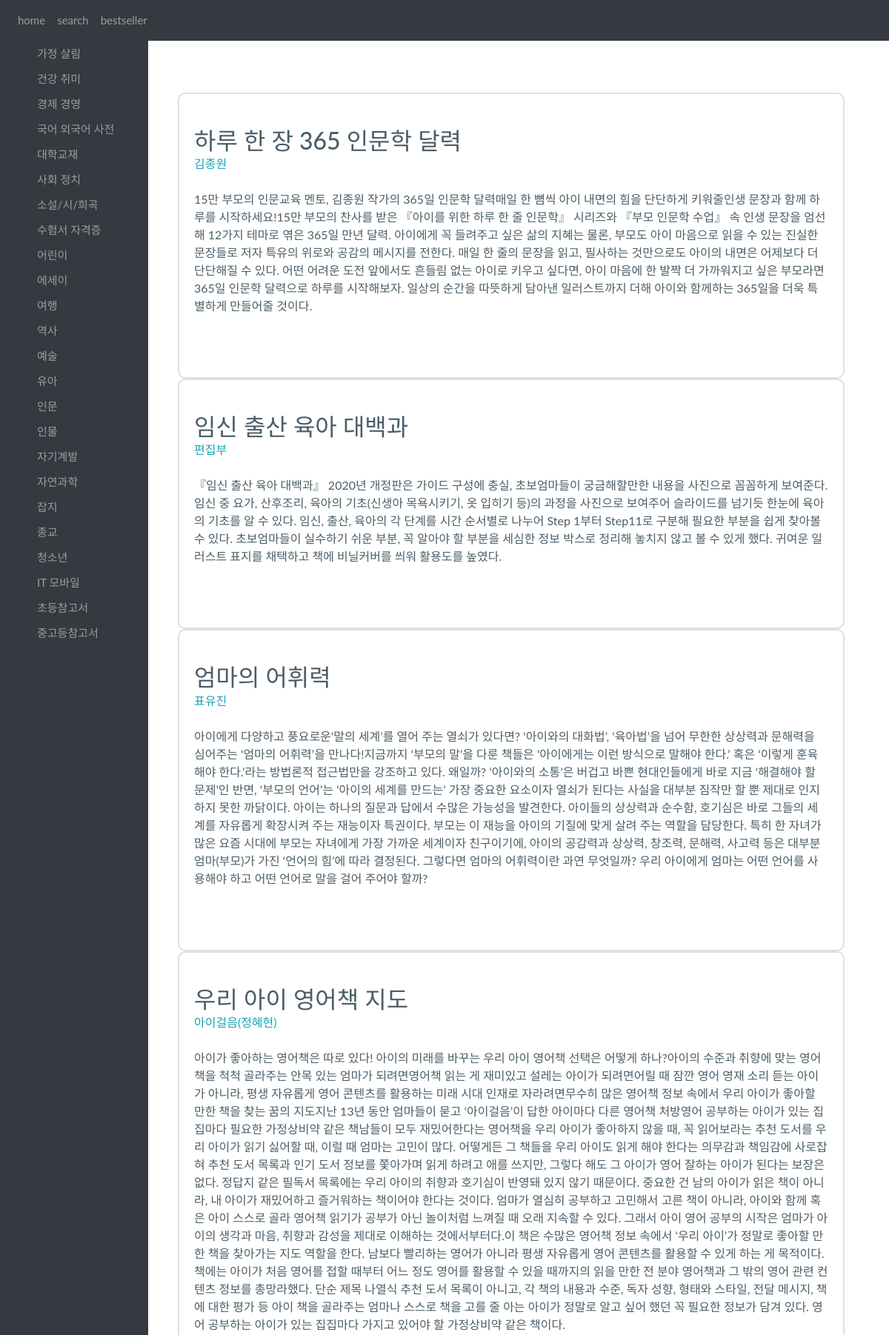
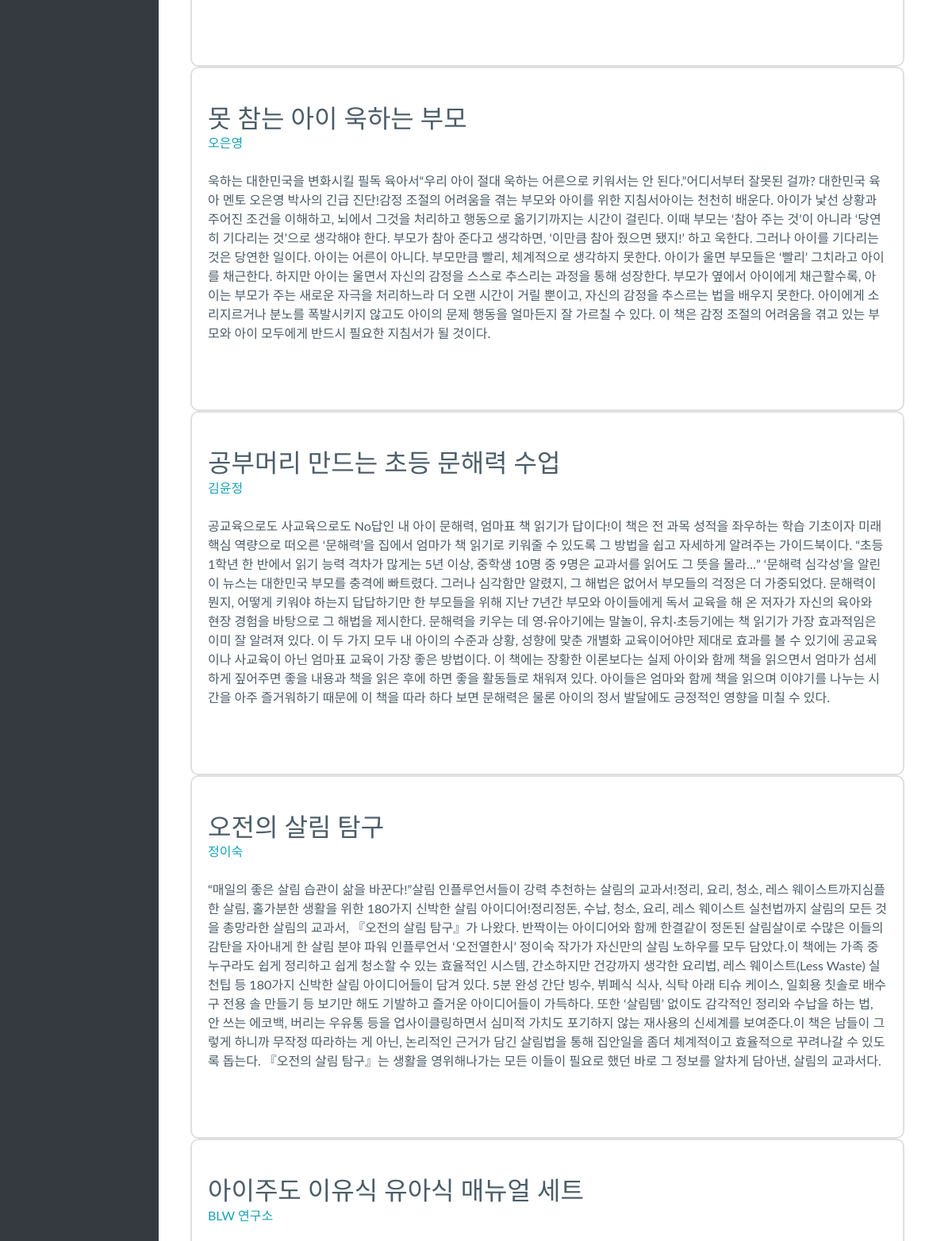
Screenshot of /category/001001001 (upper part) with the database file from the repository (2 pictures, top to bottom).
### category/models.py (models this page shows)
class CategoryOne(models.Model):
    name = models.CharField(max_length=100)
    author = models.CharField(max_length=100)
    description = models.TextField()

### category/views.py (the view)
# urls.py: path('category/001001001', category.views.one, name='one'),
def one(request):
    homes = CategoryOne.objects
    return render(request, 'category/category.html', {'home': homes})

### category/templates/category/category.html (shortened to what this page needs)
{% extends 'category/base.html' %}
{% block content %}
<body>
 {% for home in home.all%}
    <div class="col-md-4 mb-3 mb-md-0">
        <div class="card h-100 py-3">
          <div class="card-body my-2">
            <div class="d-flex align-items-center">
              <div class="flex-1 align-items-center">
                <h2 class="mb-0 fs--1 text-1000 fw-medium">{{home.name}}</h2>
                <p class="fs--2 fw-normal text-info mb-0">{{home.author}}</p><br/>
              </div>
            </div>
            <p class="card-text ps-7 ps-md-0 ps-xl-7 pt-md-4 pt-lg-3 pt-xl-0">{{home.description}}</p><br/>
          </div>
        </div>
    </div>
{%endfor%}
</body>
{% endblock  %}

### category/templates/category/base.html (style rules this page uses)
body { margin: 0px; background-color: #F0EDCC; }

### category/templates/category/category.html (style rules this page uses)
.card { border: 0; }
.py-3 { padding-top: 1rem !important; padding-bottom: 1rem !important; }
.h-100 { height: 100% !important; width: 75vw !important; }
.card { position: relative; display: -webkit-box; display: -ms-flexbox; display: flex; -webkit-box-orient: vertical; -webkit-box-direction: normal; -ms-flex-direction: column; flex-direction: column; min-width: 0; word-wrap: break-word; background-color: #fff; background-clip: border-box; border: 2px solid rgba(0,0,0,0.125); border-radius: .625rem; }
body { -webkit-font-smoothing: antialiased; -moz-osx-font-smoothing: grayscale; position: relative; }
body { margin: 0; font-family: "Lato",-apple-system,BlinkMacSystemFont,"Segoe UI","Helvetica Neue",Arial,sans-serif,"Apple Color Emoji","Segoe UI Emoji","Segoe UI Symbol"; font-size: 1rem; font-weight: 400; line-height: 1.5; color: #4B5D68; background-color: #fff; -webkit-text-size-adjust: 100%; -webkit-tap-highlight-color: rgba(0,0,0,0); }
:root { --bs-blue: #5F37EF; --bs-indigo: #727cf5; --bs-purple: #9C69E2; --bs-pink: #F063B8; --bs-red: #EF4358; --bs-orange: #F56538; --bs-yellow: #FFBA49; --bs-green: #68C9BA; --bs-teal: #299EF3; --bs-cyan: #38B0F5; --bs-white: #fff; --bs-gray: #94A2B3; --bs-gray-dark: #4B5D68; --bs-primary: #5F37EF; --bs-secondary: #299EF3; --bs-success: #68C9BA; --bs-info: #9C69E2; --bs-warning: #FFBA49; --bs-danger: #F063B8; --bs-light: #f9fafd; --bs-dark: #0b1727; --bs-font-sans-serif: "Lato", "Poppins", -apple-system, BlinkMacSystemFont, "Segoe UI", "Helvetica Neue", Arial, sans-serif, "Apple Color Emoji", "Segoe UI Emoji", "Segoe UI Symbol"; --bs-font-monospace: "SFMono-Regular", Menlo, Monaco, Consolas, "Liberation Mono", "Courier New", monospace; --bs-gradient: linear-gradient(180deg, rgba(255,255,255,0.15), rgba(255,255,255,0)); }

### rows the page displays
CategoryOne: name "하루 한 장 365 인문학 달력", author "김종원", description "15만 부모의 인문교육 멘토, 김종원 작가의 365일 인문학 달력매일 한 뼘씩 아이 내면의 힘을 단단하게 키워줄인생 문장과 함께 하루를 시작하세요!15만 부모의 찬사를 받은 『아이를 위한 하루 한 줄 인문학』 시리즈와 『부모 인문학 수업』 속 인생 문장을 엄선해 12가지 테마로 엮은 365일 만년 달력. 아이에게 꼭 들려주고 싶은 삶의 지혜는 물론, 부모도 아이 마음으로 읽을 수 있는 진실한 문장들로 저자 특유의 위로와 공감의 메시지를 전한다. 매일 한 줄의 문장을 읽고, 필사하는 것만으로도 아이의 내면은 어제보다 더 단단해질 수 있다. 어떤 어려운 도전 앞에서도 흔들림 없는 아이로 키우고 싶다면, 아이 마음에 한 발짝 더 가까워지고 싶은 부모라면 365일 인문학 달력으로 하루를 시작해보자. 일상의 순간을 따뜻하게 담아낸 일러스트까지 더해 아이와 함께하는 365일을 더욱 특별하게 만들어줄 것이다."
CategoryOne: name "임신 출산 육아 대백과", author "편집부", description "『임신 출산 육아 대백과』 2020년 개정판은 가이드 구성에 충실, 초보엄마들이 궁금해할만한 내용을 사진으로 꼼꼼하게 보여준다. 임신 중 요가, 산후조리, 육아의 기초(신생아 목욕시키기, 옷 입히기 등)의 과정을 사진으로 보여주어 슬라이드를 넘기듯 한눈에 육아의 기초를 알 수 있다. 임신, 출산, 육아의 각 단계를 시간 순서별로 나누어 Step 1부터 Step11로 구분해 필요한 부분을 쉽게 찾아볼 수 있다. 초보엄마들이 실수하기 쉬운 부분, 꼭 알아야 할 부분을 세심한 정보 박스로 정리해 놓치지 않고 볼 수 있게 했다. 귀여운 일러스트 표지를 채택하고 책에 비닐커버를 씌워 활용도를 높였다."
CategoryOne: name "엄마의 어휘력", author "표유진", description "아이에게 다양하고 풍요로운‘말의 세계’를 열어 주는 열쇠가 있다면? ‘아이와의 대화법’, ‘육아법’을 넘어 무한한 상상력과 문해력을 심어주는 ‘엄마의 어휘력’을 만나다!지금까지 ‘부모의 말’을 다룬 책들은 ‘아이에게는 이런 방식으로 말해야 한다.’ 혹은 ‘이렇게 훈육해야 한다.’라는 방법론적 접근법만을 강조하고 있다. 왜일까? ‘아이와의 소통’은 버겁고 바쁜 현대인들에게 바로 지금 ‘해결해야 할 문제’인 반면, ‘부모의 언어’는 ‘아이의 세계를 만드는’ 가장 중요한 요소이자 열쇠가 된다는 사실을 대부분 짐작만 할 뿐 제대로 인지하지 못한 까닭이다. 아이는 하나의 질문과 답에서 수많은 가능성을 발견한다. 아이들의 상상력과 순수함, 호기심은 바로 그들의 세계를 자유롭게 확장시켜 주는 재능이자 특권이다. 부모는 이 재능을 아이의 기질에 맞게 살려 주는 역할을 담당한다. 특히 한 자녀가 많은 요즘 시대에 부모는 자녀에게 가장 가까운 세계이자 친구이기에, 아이의 공감력과 상상력, 창조력, 문해력, 사고력 등은 대부분 엄마(부모)가 가진 ‘언어의 힘’에 따라 결정된다. 그렇다면 엄마의 어휘력이란 과연 무엇일까? 우리 아이에게 엄마는 어떤 언어를 사용해야 하고 어떤 언어로 말을 걸어 주어야 할까?"
CategoryOne: name "우리 아이 영어책 지도", author "아이걸음(정혜현)", description "아이가 좋아하는 영어책은 따로 있다! 아이의 미래를 바꾸는 우리 아이 영어책 선택은 어떻게 하나?아이의 수준과 취향에 맞는 영어책을 척척 골라주는 안목 있는 엄마가 되려면영어책 읽는 게 재미있고 설레는 아이가 되려면어릴 때 잠깐 영어 영재 소리 듣는 아이가 아니라, 평생 자유롭게 영어 콘텐츠를 활용하는 미래 시대 인재로 자라려면무수히 많은 영어책 정보 속에서 우리 아이가 좋아할 만한 책을 찾는 꿈의 지도지난 13년 동안 엄마들이 묻고 ‘아이걸음’이 답한 아이마다 다른 영어책 처방영어 공부하는 아이가 있는 집집마다 필요한 가정상비약 같은 책남들이 모두 재밌어한다는 영어책을 우리 아이가 좋아하지 않을 때, 꼭 읽어보라는 추천 도서를 우리 아이가 읽기 싫어할 때, 이럴 때 엄마는 고민이 많다. 어떻게든 그 책들을 우리 아이도 읽게 해야 한다는 의무감과 책임감에 사로잡혀 추천 도서 목록과 인기 도서 정보를 쫓아가며 읽게 하려고 애를 쓰지만, 그렇다 해도 그 아이가 영어 잘하는 아이가 된다는 보장은 없다. 정답지 같은 필독서 목록에는 우리 아이의 취향과 호기심이 반영돼 있지 않기 때문이다. 중요한 건 남의 아이가 읽은 책이 아니라, 내 아이가 재밌어하고 즐거워하는 책이어야 한다는 것이다. 엄마가 열심히 공부하고 고민해서 고른 책이 아니라, 아이와 함께 혹은 아이 스스로 골라 영어책 읽기가 공부가 아닌 놀이처럼 느껴질 때 오래 지속할 수…"
CategoryOne: name "못 참는 아이 욱하는 부모", author "오은영", description "욱하는 대한민국을 변화시킬 필독 육아서“우리 아이 절대 욱하는 어른으로 키워서는 안 된다.”어디서부터 잘못된 걸까? 대한민국 육아 멘토 오은영 박사의 긴급 진단!감정 조절의 어려움을 겪는 부모와 아이를 위한 지침서아이는 천천히 배운다. 아이가 낯선 상황과 주어진 조건을 이해하고, 뇌에서 그것을 처리하고 행동으로 옮기기까지는 시간이 걸린다. 이때 부모는 ‘참아 주는 것’이 아니라 ‘당연히 기다리는 것’으로 생각해야 한다. 부모가 참아 준다고 생각하면, ‘이만큼 참아 줬으면 됐지!’ 하고 욱한다. 그러나 아이를 기다리는 것은 당연한 일이다. 아이는 어른이 아니다. 부모만큼 빨리, 체계적으로 생각하지 못한다. 아이가 울면 부모들은 ‘빨리’ 그치라고 아이를 채근한다. 하지만 아이는 울면서 자신의 감정을 스스로 추스리는 과정을 통해 성장한다. 부모가 옆에서 아이에게 채근할수록, 아이는 부모가 주는 새로운 자극을 처리하느라 더 오랜 시간이 거릴 뿐이고, 자신의 감정을 추스르는 법을 배우지 못한다. 아이에게 소리지르거나 분노를 폭발시키지 않고도 아이의 문제 행동을 얼마든지 잘 가르칠 수 있다. 이 책은 감정 조절의 어려움을 겪고 있는 부모와 아이 모두에게 반드시 필요한 지침서가 될 것이다."
CategoryOne: name "공부머리 만드는 초등 문해력 수업", author "김윤정", description "공교육으로도 사교육으로도 No답인 내 아이 문해력, 엄마표 책 읽기가 답이다!이 책은 전 과목 성적을 좌우하는 학습 기초이자 미래 핵심 역량으로 떠오른 ‘문해력’을 집에서 엄마가 책 읽기로 키워줄 수 있도록 그 방법을 쉽고 자세하게 알려주는 가이드북이다. “초등 1학년 한 반에서 읽기 능력 격차가 많게는 5년 이상, 중학생 10명 중 9명은 교과서를 읽어도 그 뜻을 몰라…” ‘문해력 심각성’을 알린 이 뉴스는 대한민국 부모를 충격에 빠트렸다. 그러나 심각함만 알렸지, 그 해법은 없어서 부모들의 걱정은 더 가중되었다. 문해력이 뭔지, 어떻게 키워야 하는지 답답하기만 한 부모들을 위해 지난 7년간 부모와 아이들에게 독서 교육을 해 온 저자가 자신의 육아와 현장 경험을 바탕으로 그 해법을 제시한다. 문해력을 키우는 데 영·유아기에는 말놀이, 유치·초등기에는 책 읽기가 가장 효과적임은 이미 잘 알려져 있다. 이 두 가지 모두 내 아이의 수준과 상황, 성향에 맞춘 개별화 교육이어야만 제대로 효과를 볼 수 있기에 공교육이나 사교육이 아닌 엄마표 교육이 가장 좋은 방법이다. 이 책에는 장황한 이론보다는 실제 아이와 함께 책을 읽으면서 엄마가 섬세하게 짚어주면 좋을 내용과 책을 읽은 후에 하면 좋을 활동들로 채워져 있다. 아이들은 엄마와 함께 책을 읽으며 이야기를 나누는 시간을 아주 즐거워하기 때문에 이 책을 따라 하다 보면 문해력은 물론 아이의…"
CategoryOne: name "오전의 살림 탐구", author "정이숙", description "“매일의 좋은 살림 습관이 삶을 바꾼다!”살림 인플루언서들이 강력 추천하는 살림의 교과서!정리, 요리, 청소, 레스 웨이스트까지심플한 살림, 홀가분한 생활을 위한 180가지 신박한 살림 아이디어!정리정돈, 수납, 청소, 요리, 레스 웨이스트 실천법까지 살림의 모든 것을 총망라한 살림의 교과서, 『오전의 살림 탐구』가 나왔다. 반짝이는 아이디어와 함께 한결같이 정돈된 살림살이로 수많은 이들의 감탄을 자아내게 한 살림 분야 파워 인플루언서 ‘오전열한시’ 정이숙 작가가 자신만의 살림 노하우를 모두 담았다.이 책에는 가족 중 누구라도 쉽게 정리하고 쉽게 청소할 수 있는 효율적인 시스템, 간소하지만 건강까지 생각한 요리법, 레스 웨이스트(Less Waste) 실천팁 등 180가지 신박한 살림 아이디어들이 담겨 있다. 5분 완성 간단 빙수, 뷔페식 식사, 식탁 아래 티슈 케이스, 일회용 칫솔로 배수구 전용 솔 만들기 등 보기만 해도 기발하고 즐거운 아이디어들이 가득하다. 또한 ‘살림템’ 없이도 감각적인 정리와 수납을 하는 법, 안 쓰는 에코백, 버리는 우유통 등을 업사이클링하면서 심미적 가치도 포기하지 않는 재사용의 신세계를 보여준다.이 책은 남들이 그렇게 하니까 무작정 따라하는 게 아닌, 논리적인 근거가 담긴 살림법을 통해 집안일을 좀더 체계적이고 효율적으로 꾸려나갈 수 있도록 돕는다. 『오전의 살림 탐구』는 생활을 영위해나가는 모든 이들이…"
CategoryOne: name "아이주도 이유식 유아식 매뉴얼 세트", author "BLW 연구소"
